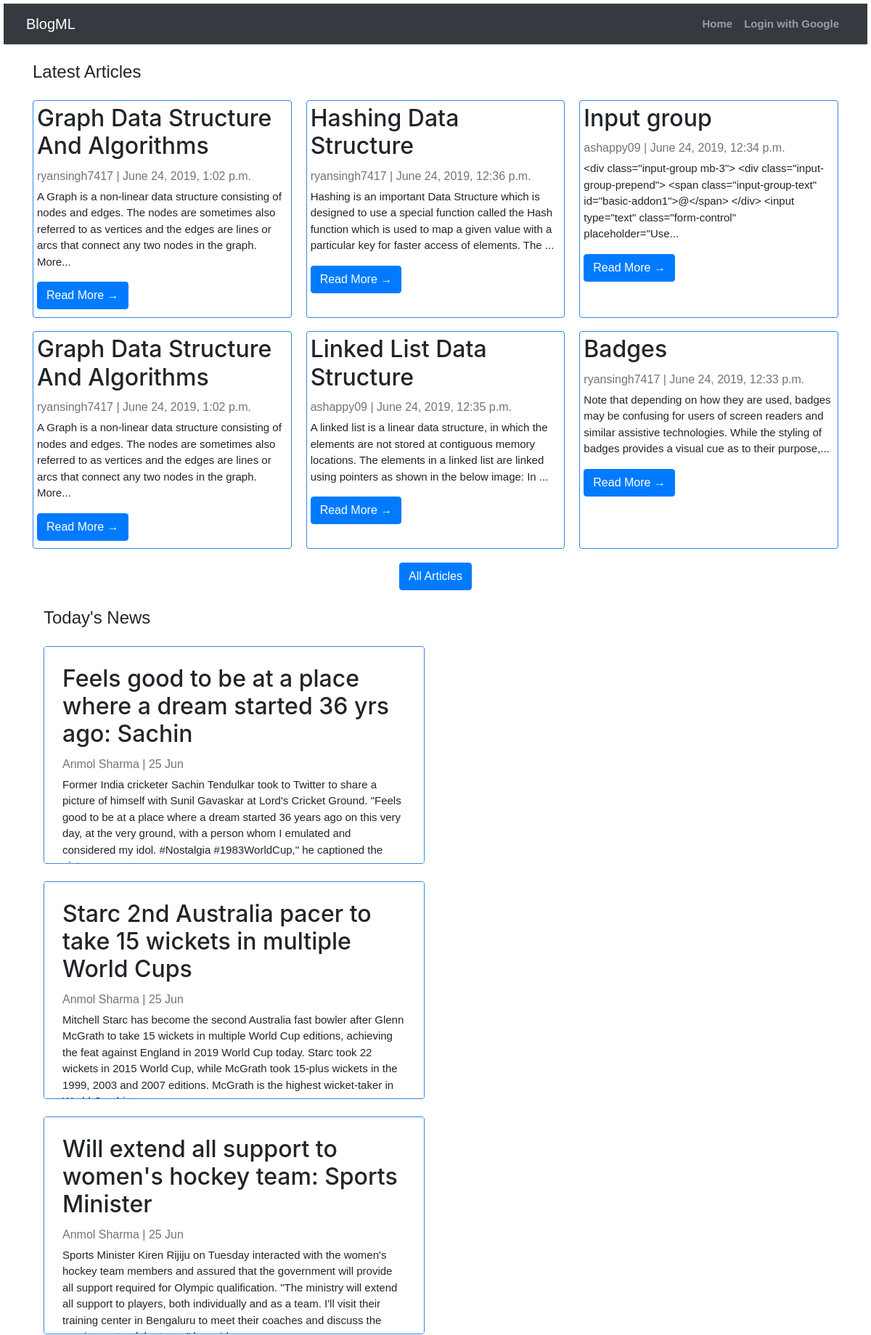
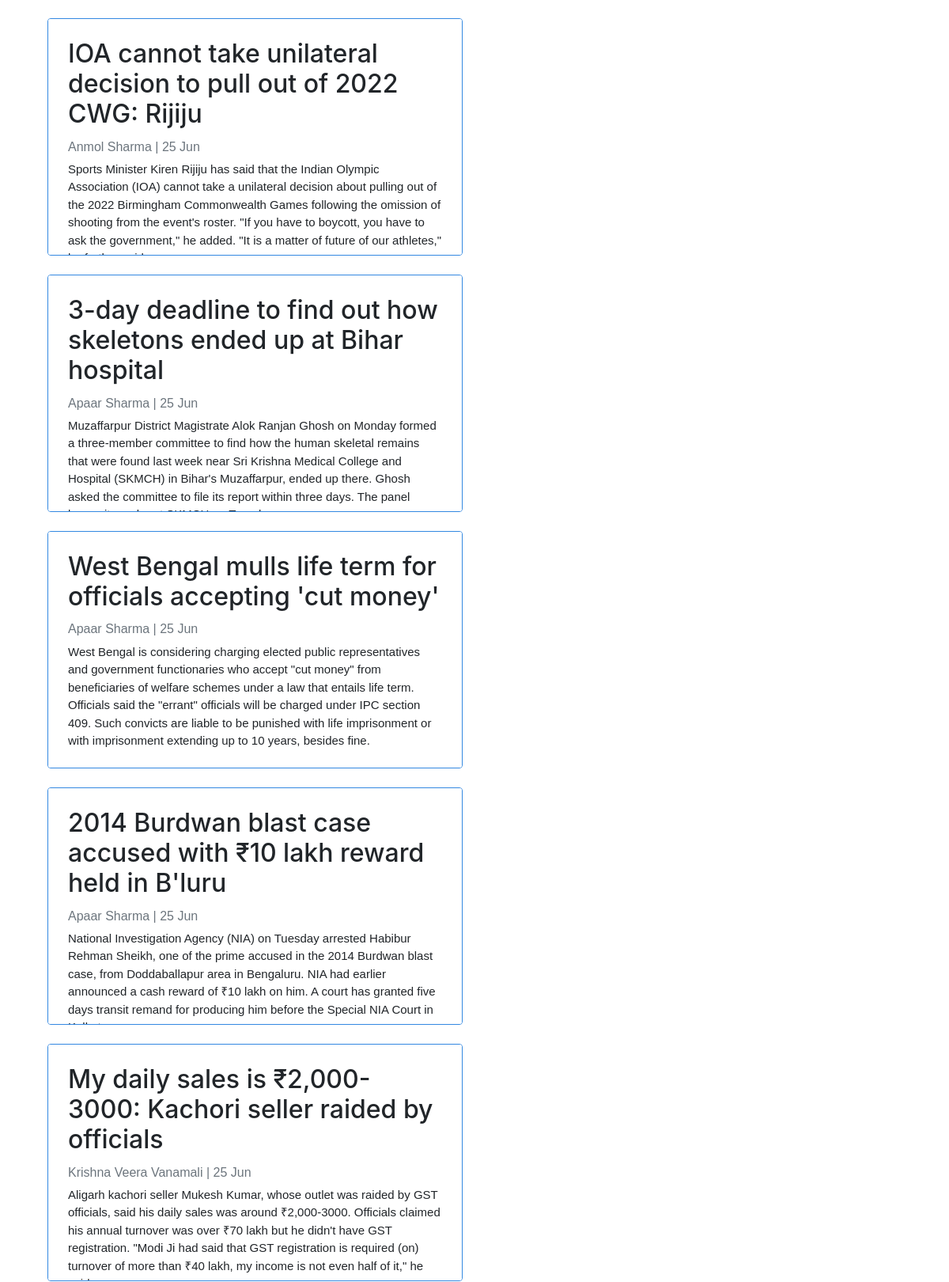
The app's page /index/ (upper part) with its own data (2 pictures, top to bottom).
### dashboard/models.py (models this page shows, shortened)
class Post(models.Model):
    author = models.ForeignKey(settings.AUTH_USER_MODEL, on_delete=models.CASCADE)
    title = models.CharField(max_length=200)
    text = models.TextField()
    created_date = models.DateTimeField(default=timezone.now)
    published_date = models.DateTimeField(blank=True, null=True)
    objects = models.Manager

class News(models.Model):
    headline = models.CharField(max_length = 250)
    text = models.TextField()
    author = models.CharField(max_length = 120)
    datemonth = models.CharField(max_length=50)
    objects = models.Manager

### dashboard/views.py (the view)
# urls.py: path('index/',views.index,name = 'index'),
def index(request):
    news = News.objects.all()
    post = Post.objects.order_by('-published_date')[:6]
    context = {
        "object_list":news,
        "post_list":post,
    }
    return render(request,'index.html',context = context)

### dashboard/templates/index.html (shortened to what this page needs)
{% extends "base.html" %}
{% block content %}
<div class = "container">
        {% if post_list %}
        <h4 class=" site-heading my-4 mt-4 text-black">Latest Articles</h4>
        {% endif %}
<div class="card-columns">
    {% for post in post_list %}
        <div class="card">
            <h2 class="card-title">{{post.title}}</h2>
            <p class="card-text text-muted h6">{{ post.author }} | {{ post.published_date}}  </p>
            <p class="card-text">{{post.text|slice:200}}...</p>
            <a href="{% url 'post_detail' pk=post.pk %}" class="btn btn-primary">Read More &rarr;</a>
        </div>
        {% endfor %}
    </div>
    <center><a href="{% url 'postlist'%}" class="btn btn-primary">All Articles</a></center>
</div>
<div class="container">
        <div class="col-md-6 mt-0 ">
                <h4 class=" site-heading my-4 mt-0 text-black">Today's News</h4>
                {% for object in object_list %}
                <div class="card mb-4">
                    <div class="card-body">
                        <h2 class="card-title">{{object.headline}}</h2>
                        <p class="card-text text-muted h6">{{object.author}} | {{object.datemonth}} </p>
                        <p class="card-text">{{object.text}} </p>
                    </div>
                </div>
                {% endfor %}
            </div>
        </div>
{%endblock%}

### dashboard/templates/base.html (style rules this page uses)
body { font-family: "Roboto", sans-serif; font-size: 17px; background-color: white; }
.card { padding: 5px; background: white; height : 300px; overflow: auto; border: 1px solid #3388E1; }

### dashboard/templates/index.html (style rules this page uses)
body { font-family: "Ubuntu", sans-serif; font-size: 15px; background-color : white; padding: 5px; }
.card-text { word-wrap: break-word; }
.card { padding: 5px; background: white; height : 300px; overflow: auto; border: 1px solid #3388E1; }
.card-title { font-family:-apple-system, BlinkMacSystemFont, 'Segoe UI', Roboto, Oxygen, Ubuntu, Cantarell, 'Open Sans', 'Helvetica Neue', sans-serif }

### records on screen
Post: title "Graph Data Structure And Algorithms", author "ryansingh7417", published_date "June 24, 2019, 1:02 p.m.", text "A Graph is a non-linear data structure consisting of nodes and edges. The nodes are sometimes also referred to as vertices and the edges are lines or arcs that connect any two nodes in the graph. More"
Post: title "Graph Data Structure And Algorithms", author "ryansingh7417", published_date "June 24, 2019, 1:02 p.m.", text "A Graph is a non-linear data structure consisting of nodes and edges. The nodes are sometimes also referred to as vertices and the edges are lines or arcs that connect any two nodes in the graph. More"
Post: title "Hashing Data Structure", author "ryansingh7417", published_date "June 24, 2019, 12:36 p.m.", text "Hashing is an important Data Structure which is designed to use a special function called the Hash function which is used to map a given value with a particular key for faster access of elements. The"
Post: title "Linked List Data Structure", author "ashappy09", published_date "June 24, 2019, 12:35 p.m.", text "A linked list is a linear data structure, in which the elements are not stored at contiguous memory locations. The elements in a linked list are linked using pointers as shown in the below image: In"
Post: title "Input group", author "ashappy09", published_date "June 24, 2019, 12:34 p.m.", text "<div class=\"input-group mb-3\"> <div class=\"input-group-prepend\"> <span class=\"input-group-text\" id=\"basic-addon1\">@</span> </div> <input type=\"text\" class=\"form-control\" placeholder=\"Use"
Post: title "Badges", author "ryansingh7417", published_date "June 24, 2019, 12:33 p.m.", text "Note that depending on how they are used, badges may be confusing for users of screen readers and similar assistive technologies. While the styling of badges provides a visual cue as to their purpose,"
News: headline "Feels good to be at a place where a dream started 36 yrs ago: Sachin", author "Anmol Sharma", datemonth "25 Jun", text "Former India cricketer Sachin Tendulkar took to Twitter to share a picture of himself with Sunil Gavaskar at Lord's Cricket Ground. \"Feels good to be at a place where a dream started 36 years ago on this very day, at the very ground, with a person whom I emulated and considered my idol. #Nostalgia #1983WorldCup,\" he captioned the…"
News: headline "Starc 2nd Australia pacer to take 15 wickets in multiple World Cups", author "Anmol Sharma", datemonth "25 Jun", text "Mitchell Starc has become the second Australia fast bowler after Glenn McGrath to take 15 wickets in multiple World Cup editions, achieving the feat against England in 2019 World Cup today. Starc took 22 wickets in 2015 World Cup, while McGrath took 15-plus wickets in the 1999, 2003 and 2007 editions. McGrath is the highest wicket-taker in…"
News: headline "Will extend all support to women's hockey team: Sports Minister", author "Anmol Sharma", datemonth "25 Jun", text "Sports Minister Kiren Rijiju on Tuesday interacted with the women's hockey team members and assured that the government will provide all support required for Olympic qualification. \"The ministry will extend all support to players, both individually and as a team. I'll visit their training center in Bengaluru to meet their coaches and discuss the…"
News: headline "IOA cannot take unilateral decision to pull out of 2022 CWG: Rijiju", author "Anmol Sharma", datemonth "25 Jun", text "Sports Minister Kiren Rijiju has said that the Indian Olympic Association (IOA) cannot take a unilateral decision about pulling out of the 2022 Birmingham Commonwealth Games following the omission of shooting from the event's roster. \"If you have to boycott, you have to ask the government,\" he added. \"It is a matter of future of our athletes,\"…"
News: headline "3-day deadline to find out how skeletons ended up at Bihar hospital", author "Apaar Sharma", datemonth "25 Jun", text "Muzaffarpur District Magistrate Alok Ranjan Ghosh on Monday formed a three-member committee to find how the human skeletal remains that were found last week near Sri Krishna Medical College and Hospital (SKMCH) in Bihar's Muzaffarpur, ended up there. Ghosh asked the committee to file its report within three days. The panel…"
News: headline "West Bengal mulls life term for officials accepting 'cut money'", author "Apaar Sharma", datemonth "25 Jun", text "West Bengal is considering charging elected public representatives and government functionaries who accept \"cut money\" from beneficiaries of welfare schemes under a law that entails life term. Officials said the \"errant\" officials will be charged under IPC section 409. Such convicts are liable to be punished with life imprisonment or with imprisonment extending up to 10 years, besides fine."
News: headline "2014 Burdwan blast case accused with ₹10 lakh reward held in B'luru", author "Apaar Sharma", datemonth "25 Jun", text "National Investigation Agency (NIA) on Tuesday arrested Habibur Rehman Sheikh, one of the prime accused in the 2014 Burdwan blast case, from Doddaballapur area in Bengaluru. NIA had earlier announced a cash reward of ₹10 lakh on him. A court has granted five days transit remand for producing him before the Special NIA Court in…"
News: headline "My daily sales is ₹2,000-3000: Kachori seller raided by officials", author "Krishna Veera Vanamali", datemonth "25 Jun", text "Aligarh kachori seller Mukesh Kumar, whose outlet was raided by GST officials, said his daily sales was around ₹2,000-3000. Officials claimed his annual turnover was over ₹70 lakh but he didn't have GST registration. \"Modi Ji had said that GST registration is required (on) turnover of more than ₹40 lakh, my income is not even half of it,\" he…"
